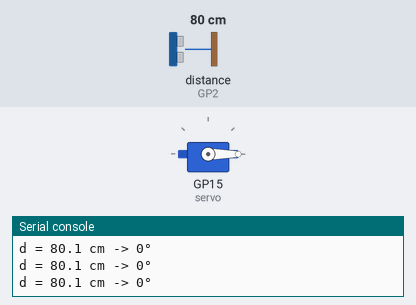
Bench run of a program on a simulated Raspberry Pi Pico running MicroPython. On the bench: servo, the last lines printed to the serial console. The inputs (shaded band) are chosen by the test bench; at power-on: distance to the obstacle (sensor on GP2) 80 cm. The echo pulse lasts 58.3 µs per cm; servo angles are drawn from the pulse width (0.5 ms = 0°, 2.5 ms = 180°).

Above: at 1.2 s.
1.3 s: distance to the obstacle (sensor on GP2) set to 2 cm
At 2.0 s:
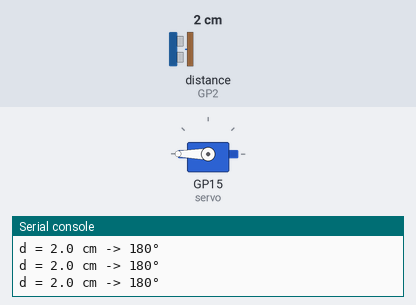
2.8 s: distance to the obstacle (sensor on GP2) set to 9 cm
At 4.0 s:
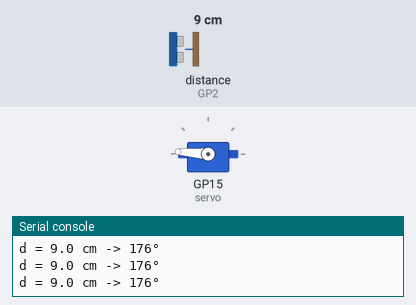
4.3 s: distance to the obstacle (sensor on GP2) set to 18 cm
At 4.6 s:
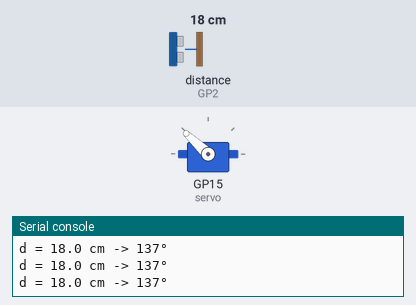
5.8 s: distance to the obstacle (sensor on GP2) set to 35 cm
At 6.1 s:
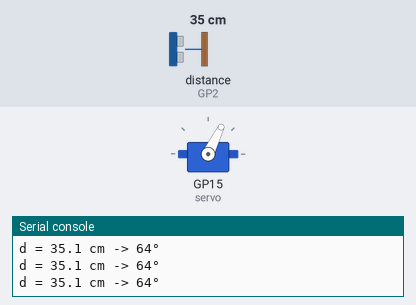
7.3 s: distance to the obstacle (sensor on GP2) set to 4 cm
At 8.2 s:
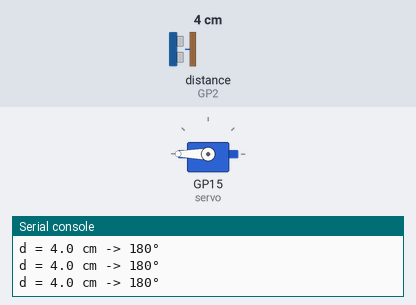
8.8 s: distance to the obstacle (sensor on GP2) set to 60 cm
At 9.2 s:
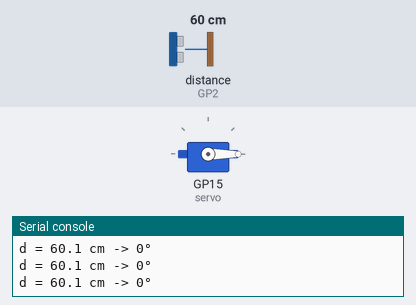
Timing chart, 0 to 11.3 s (numbered marks = the images above; inputs shaded):
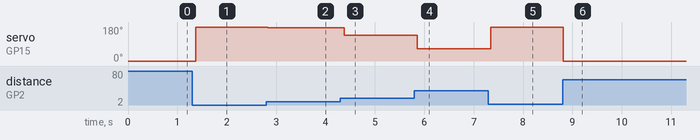

Measured:
- after the input at 1.3 s, servo on GP15 (servo): 0° → 180° after 0.07 s
- after the input at 2.8 s, servo on GP15 (servo): 180° → 176° at once
- after the input at 4.3 s, servo on GP15 (servo): 176° → 137° after 0.08 s
- after the input at 5.8 s, servo on GP15 (servo): 137° → 64° after 0.06 s
- after the input at 7.3 s, servo on GP15 (servo): 64° → 180° after 0.05 s
- after the input at 8.8 s, servo on GP15 (servo): 180° → 0° at once

The program:

ultrasonic_servo_min.py
```python
import machine
import utime

# --- Ultrasonic (HC-SR04): TRIG=GP3, ECHO=GP2 ---
TRIG = machine.Pin(3, machine.Pin.OUT)
ECHO = machine.Pin(2, machine.Pin.IN)

# --- Servo on GP15 (external 5V power, GNDs tied together) ---
servo = machine.PWM(machine.Pin(15))
servo.freq(50)  # 50 Hz (~20 ms period)

# Servo helper: write angle in degrees (0..180)
def write_deg(deg: float) -> None:
    deg = max(0, min(180, deg))
    us = 500 + (deg * 2000) / 180.0  # 0°≈500us, 180°≈2500us
    duty = int(us / 20000.0 * 65535.0)  # 20ms period -> duty_u16
    servo.duty_u16(duty)

# Ultrasonic distance in cm; None on timeout
def distance_cm(timeout_us=30000):
    TRIG.value(0); utime.sleep_us(2)
    TRIG.value(1); utime.sleep_us(10)
    TRIG.value(0)
    t = machine.time_pulse_us(ECHO, 1, timeout_us)
    if t < 0:
        return None
    return (t / 2.0) / 29.1

# Map distance range -> angle range
def map_distance_to_angle(d_cm, near=8, far=50, min_deg=0, max_deg=180):
    if d_cm is None:
        return None
    # Clamp to [near, far]
    d = max(near, min(far, d_cm))
    # Closer -> higher angle (invert mapping)
    span = float(far - near)
    pct = (far - d) / span
    return min_deg + pct * (max_deg - min_deg)

while True:
    d = distance_cm()
    if d is not None:
        angle = map_distance_to_angle(d)
        write_deg(angle)
        print("d = {:.1f} cm -> {:.0f}°".format(d, angle))
    else:
        print("out of range")
    utime.sleep_ms(80)
```
